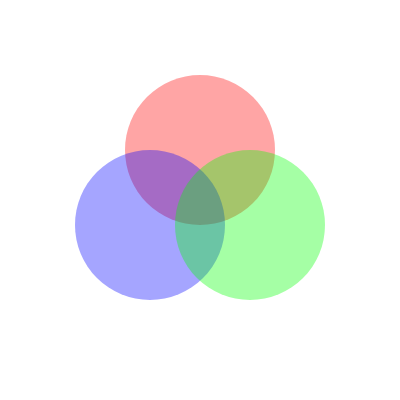
Frame 1 (no input)
Frame 60 (no input): identical to frame 1, image omitted
Frame 120 (the mouse pressed at the canvas centre since frame 60): identical to frame 1, image omitted

The p5.js sketch that drew this single still picture (run headless with seeded random() and noise() and a simulated clock; from frame 60 on, the mouse is pressed at the canvas centre):

// p5.js sketch
// ── sketch.js
function setup() {
  createCanvas(400, 400);
}

function draw() {
  background(255, 255, 255); 
  
  noStroke();
  //red (top) circle
  let color1 = color(255, 0, 0, 90);
  fill(color1);
  circle(200, 150, 150, 100);
  
  //blue (left) circle
  let color2 = color(0, 0, 255, 90);
  fill(color2);
  circle(150, 225, 150, 50);

  //green (right) circle
  let color3 = color(0, 255, 0, 90)
  fill(color3);
  circle(250, 225, 150, 25);
  
}
